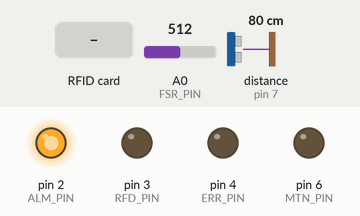
Recording of a sketch running on a simulated Arduino Uno, built with avr-gcc and run on an emulated ATmega328P. On the bench: output pins drawn as LEDs (lit = HIGH). Wiring (inferred from the names in the program): ultrasonic range finder: trigger pin 8; echo pin 7. The inputs (shaded band) are chosen by the test bench; at power-on: distance to the obstacle (sensor on pin 7) 80 cm, A0 (FSR_PIN) = 512. The echo pulse lasts 58.3 µs per cm; pins used as bus, display or sensor lines are not drawn.

Above: at 1.2 s.
1.3 s: distance to the obstacle (sensor on pin 7) set to 37 cm
2.8 s: distance to the obstacle (sensor on pin 7) set to 30 cm
At 3.7 s:
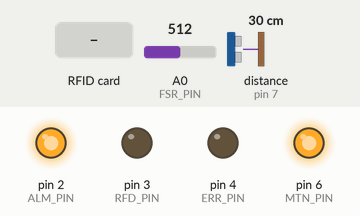
4.7 s: A0 (FSR_PIN) set to 624
6.2 s: A0 (FSR_PIN) set to 651
At 6.8 s:
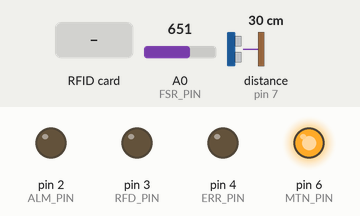
7.9 s: RFID card 59 13 25 B3 held to the reader
At 9.2 s:
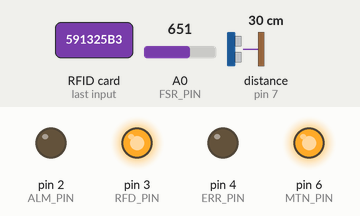
9.5 s: RFID card 5E 7A 19 C4 held to the reader
At 9.9 s:
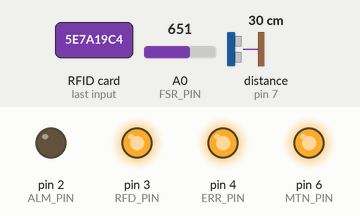
Timing chart, 0 to 12.5 s (numbered marks = the images above; inputs shaded):
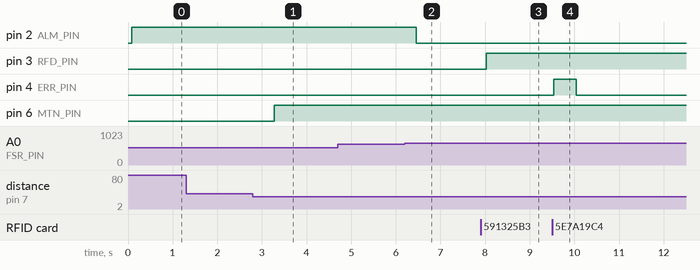

Measured:
- the behaviour switches between 33 and 32 cm on distance to the obstacle (sensor on pin 7) (found by bisection; images 0 and 1)
- the behaviour switches between 640 and 641 on A0 (FSR_PIN) (found by bisection; images 1 and 2)
- after the input at 1.3 s, every drawn part: stays the same
- after the input at 2.8 s, pin 6 (MTN_PIN): LOW → HIGH after 0.48 s
- after the input at 4.7 s, every drawn part: stays the same
- after the input at 6.2 s, pin 2 (ALM_PIN): HIGH → LOW after 0.26 s
- after the input at 7.9 s, pin 3 (RFD_PIN): LOW → HIGH after 0.13 s
- after the input at 9.5 s, pin 4 (ERR_PIN): LOW → HIGH at once, → LOW 0.50 s later

The sketch:

arduino1.ino
```cpp
#include <SPI.h>
#include <MFRC522.h>

//pins
//RFID 13,12,11 are also in use
//Wire 0 -> 3.3V
//Wire 1 -> Pin9
//Wire 2 -> GND
//Wire 3 -> Pin 10
//Wire 4 -> Pin 12
//Wire 5 -> Pin 11
//Wire 6 -> Pin 13
#define SS_PIN 10
#define RST_PIN 9
#define ERR_PIN 4 //connect to red light for RFID
#define RFD_PIN 3 //connect to green light and to Rpi as input for RFID state

//Motion Sensor
#define TRG_PIN 8
#define ECH_PIN 7
#define MTN_PIN 6 //Output for Motion Sensor

//Pressure Plate
#define FSR_PIN A0 // Pin connected to FSR/resistor divider
#define ALM_PIN 2 //Output for Pressure plate

//UID of the card(s) that gets access
#define UID "59 13 25 B3"
#define UID2 "C2 FE AD 2C"

//Input pin to reset
//#define SYSRESET_PIN 5

MFRC522 mfrc522(SS_PIN, RST_PIN);   // Create MFRC522 instance.
const float VCC = 4.98; // Measured voltage of Ardunio 5V line
const float R_DIV = 3252.0; // Measured resistance of 3.3k resistor

/*** need to set for specific diamond weights or box dimensions***/
const float BASEWEIGHT = 600; //weight of diamond's base
const float DIAMONDWEIGHT = 400;
const int TOLERANCE = 200; //tolerance +- g's
const int MIN_DISTANCE = 32; // If distance is below, it will output on MTN_PIN

int fsrADC;
float force;
bool unlocked = false;
long duration;
int distance;

void setup() {
  //setup for RFID
  //Serial.begin(9600);   // Initiate a Serial communication
  SPI.begin();      // Initiate  SPI bus
  mfrc522.PCD_Init();   // Initiate MFRC522
  Serial.println("Approximate your card to the reader...");
  Serial.println();

  //setup for FSR
  pinMode(FSR_PIN, INPUT); // Pressure plate analog input

  //setup for Motion Sensor
  pinMode(ECH_PIN, INPUT); // Echo pin for motion sensor
  pinMode(TRG_PIN,OUTPUT); // Trig pin for motion sensor

  //setup for RFID
  pinMode(ERR_PIN,OUTPUT); //Output for wrong card entered

  //Output signals
  pinMode(ALM_PIN,OUTPUT); //Output for Pressure plate
  pinMode(RFD_PIN,OUTPUT); //Output for RFID unlocked
  pinMode(MTN_PIN,OUTPUT); //Output for motion sensor

  //Input signals
  //pinMode(SYSRESET_PIN,INPUT); //Input to put system back in default state
}//end of setup

void loop()
{
  /***SYSRESET_PIN***
  if(digitalRead(SYSRESET_PIN)){
    unlocked=false;
    digitalWrite(ALM_PIN,LOW);
    digitalWrite(RFD_PIN,LOW);
    digitalWrite(MTN_PIN,LOW);
    while(digitalRead(SYSRESET_PIN));
  }***/

  /****RFID****/

  bool cardFound=true;//true if a valid RFID card is put on sensor

  // Look for new cards
  if ( ! mfrc522.PICC_IsNewCardPresent()) cardFound=false;
  if ( ! mfrc522.PICC_ReadCardSerial()) cardFound=false;

  //If a card is found
  if (cardFound){

    //Show UID on //Serial monitor
    //Serial.print("UID tag :");
    String content= "";
    byte letter;

    for (byte i = 0; i < mfrc522.uid.size; i++) {
       //Serial.print(mfrc522.uid.uidByte[i] < 0x10 ? " 0" : " ");
       //Serial.print(mfrc522.uid.uidByte[i], HEX);
       content.concat(String(mfrc522.uid.uidByte[i] < 0x10 ? " 0" : " "));
       content.concat(String(mfrc522.uid.uidByte[i], HEX));
    }//end of for

    //Serial.println();
    //Serial.print("Message : ");
    content.toUpperCase();

    //Check if correct card
    if (content.substring(1) == UID || content.substring(1) == UID2){ //change here the UID of the card/cards that you want to give access
      //Serial.println("Authorized access");
      //Serial.println();

      //Toggle state
      unlocked=!unlocked;

      //Update output pins
      if (unlocked){
        //digitalWrite(ALM_PIN,LOW);
        digitalWrite(RFD_PIN,HIGH);
      }/*else if (force<BASEWEIGHT-TOLERANCE || fsrADC==0){
        //digitalWrite(ALM_PIN,HIGH);
        digitalWrite(RFD_PIN,LOW);*/
      else
        digitalWrite(RFD_PIN,LOW);
      //delay for 1 second
      delay(1000);

    }else{
      Serial.println("Access denied");
      digitalWrite(ERR_PIN,HIGH);
      delay(500);
      digitalWrite(ERR_PIN,LOW);
      Serial.println();
      //delay for .5 seconds
      delay(500);
    }//end of if (content.substring(1) == UID)

  }//end of if(cardFound)


 /****FSR****/

  //read from analog pin
  fsrADC = analogRead(FSR_PIN);

  // If the FSR has no pressure, the resistance will be
  // near infinite. So the voltage should be near 0.
  if (fsrADC != 0){ // If the analog reading is non-zero

    //calculate voltage:
    float fsrV = fsrADC * VCC / 1023.0;

    // calculate FSR resistance:
    float fsrR = R_DIV * (VCC / fsrV - 1.0);
    //Serial.println("Resistance: " + String(fsrR) + " ohms");

    // Approximate force based on slopes in FSR datasheet:
    float fsrG = 1.0 / fsrR; // Calculate conductance

    // Break parabolic curve down into two linear slopes:
    if (fsrR <= 600)
      force = (fsrG - 0.00075) / 0.00000032639;
    else
      force =  fsrG / 0.000000642857;
    Serial.println("Force: " + String(force) + " g");
    Serial.println();

    //Update Alarm output
    if(force<=(BASEWEIGHT+DIAMONDWEIGHT-TOLERANCE) || force >=(BASEWEIGHT+DIAMONDWEIGHT+TOLERANCE)){
      //Serial.println("Diamond removed");
      /*if (unlocked)
         digitalWrite(ALM_PIN,LOW);
      else*/
        digitalWrite(ALM_PIN,HIGH);
    }else{
      //Serial.println("Diamond in place");
      digitalWrite(ALM_PIN,LOW);
    }//end of if(force<=(BASEWEIGHT+TOLERANCE))

  }else{

      //If nothing is on the plate, update Alarm accordingly
      if (unlocked)
        digitalWrite(ALM_PIN,LOW);
      else
        digitalWrite(ALM_PIN,HIGH);

  }//end of if (fsrADC != 0)

  /***Ultrasonic Sensor***/
    // Clears the trigPin
  digitalWrite(TRG_PIN, LOW);
  delayMicroseconds(2);

  // Sets the trigPin on HIGH state for 10 micro seconds
  digitalWrite(TRG_PIN, HIGH);
  delayMicroseconds(10);
  digitalWrite(TRG_PIN, LOW);

  // Reads the echoPin, returns the sound wave travel time in microseconds
  duration = pulseIn(ECH_PIN, HIGH);

  // Calculating the distance
  distance= duration*0.034/2;

  // Prints the distance on the //Serial Monitor
  //Serial.print("Distance: ");
  //Serial.println(distance);

  if (distance<MIN_DISTANCE)
    digitalWrite(MTN_PIN,HIGH);
  else
    digitalWrite(MTN_PIN,LOW);
  //half second delay
  delay(500);

}//end of loop
```
